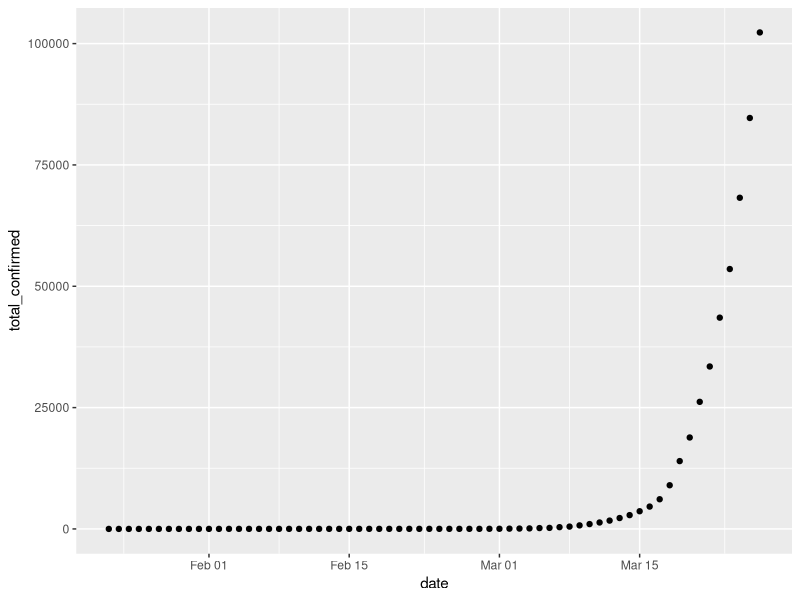

Write R code to recreate this figure.
## ---- chunk 1
if(!requireNamespace("dplyr"))
  install.packages("dplyr", repos = "https://cloud.r-project.org")
if(!requireNamespace("data.table"))
  install.packages("data.table", repos = "https://cloud.r-project.org")
if(!requireNamespace("here"))
  install.packages("here", repos = "https://cloud.r-project.org")
if(!requireNamespace("ggplot2"))
  install.packages("ggplot2", repos = "https://cloud.r-project.org")
require(data.table)
require(dplyr)
library(here)
require(ggplot2)
## ---- chunk 2
# Data Name: covid_confirmed_usafacts_03272020.csv
# Path: data/raw/usa-facts/03-27-2020/

# Load -------------------------------------------------------------------------
here::here()
dat <- fread("data/raw/usa-facts/03-27-2020/covid_confirmed_usafacts_03272020.csv")
## ---- chunk 3
head(dat, 5)
## ---- chunk 4
tail(dat, 5)
## ---- chunk 5
table(is.na(dat)) # Check if there are missing values
summary(dat[, 70]) # Review the distribution of confirmed cases as of 03-27-2020

# Queens County, NY has the highest confirmed cases as of 03-27-2020
dat$`County Name`[dat$`3/27/2020` == max(dat$`3/27/2020`)]
dat$State[dat$`3/27/2020` == max(dat$`3/27/2020`)]

# 1450 counties have zero confirmed case as of 03-27-2020
table(dat$`3/27/2020` == 0)
## ---- chunk 6
# Create a table showing daily total confirmed cases, nation-wide
date <- as.Date(paste("0", colnames(dat[, 5:70]) , sep = ""), "%m/%d/%y")

total_confirmed_daily <- lapply(dat[, 5:70], FUN = sum)
total_confirmed_daily <- t(as.matrix(as.data.frame(total_confirmed_daily)))
total_confirmed_daily <- data.frame(date = date, 
                                    total_confirmed = total_confirmed_daily)
row.names(total_confirmed_daily) <- NULL

total_confirmed_daily
## ---- chunk 7
# Create a tidy datafile to include only 
# county, state, and most recent confirmed cases.
total_cases <- total_confirmed_daily[nrow(total_confirmed_daily), 2]
dat_most_recent <- dat %>%
  select(
    "county" = "County Name",
    "state" = "State",
    "most_recent" = "3/27/2020"
  ) %>%
  group_by(state) %>%
  arrange(desc(most_recent)) %>%
  mutate(
    percentage_of_total = round(most_recent / total_cases, digits = 3)
  )

dat_most_recent
## ---- chunk 8
# Get an overview on the data
glimpse_dat <- glimpse(dat) 
glimpse_dat
## ---- chunk 9
ggplot(total_confirmed_daily, aes(x = date, y = total_confirmed)) + 
  geom_point()
